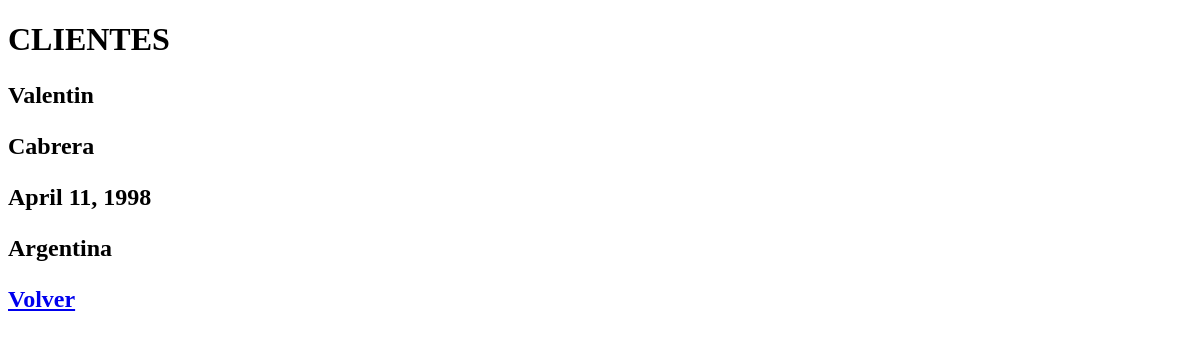
Page /cliente/ on the earlier database version.
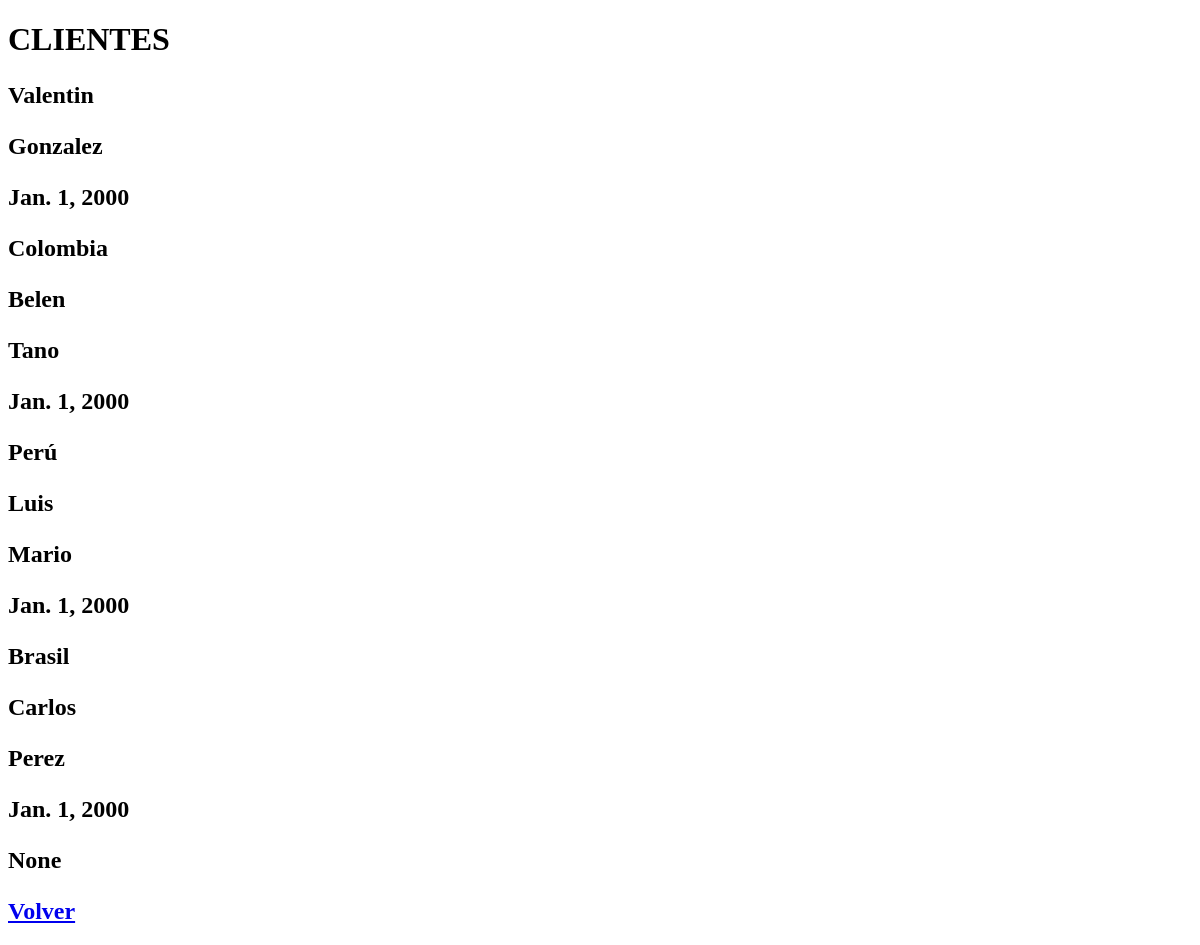
Same page on the later database version.
### apps/cliente/models.py (models this page shows, shortened)
class Cliente(models.Model): #! BASE DE DATOS DESPUES DE MIGRAR CON COMANDOS
    nombre = models.CharField(max_length=50)
    apellido = models.CharField(max_length=50)
    nacimiento = models.DateField()
    pais_origen_id = models.ForeignKey(Pais, on_delete=models.SET_NULL, null=True) #! SET_NULL PARA QUE NO SE BORRE EL REGISTRO DE TODOS SI ELIMINO SOLO UNO

class Pais(models.Model): #! BASE DE DATOS DESPUES DE MIGRAR
    nombre = models.CharField(max_length=50)
    def __str__(self):
        return self.nombre #! PARA QUE ME DIGA EL NOMBRE EN EL PANEL DE ADMIN DE DJANGO

### apps/cliente/views.py (the view)
# urls.py: path("", views.home, name="home"),
def home(request): #! Importada a urls
    clientes_registrados = Cliente.objects.all() #! Object.all LLAMADO A LA BASE DE DATOS
    contexto = {"clientes": clientes_registrados}
    return render(request, "cliente/index.html", contexto)

### apps/cliente/templates/cliente/index.html
{% extends 'Home/base.html' %}
{% block TITULO %}
    CLIENTES
{% endblock TITULO %}
{% block CONTENIDO %}
    {% for cliente in clientes %}
        <p>{{ cliente.nombre }}</p>
        <p>{{ cliente.apellido }}</p>
        <p>{{ cliente.nacimiento }}</p>
        <p>{{ cliente.pais_origen_id }}</p>
     {% endfor %}
     <a href="{% url 'Home:home' %}">Volver</a>
{% endblock CONTENIDO %}

### apps/Home/templates/Home/base.html (shortened to what this page needs)
<!DOCTYPE html>
<html lang="en">
<head>
</head>
<body>
    <h1>
        {% block TITULO %}{% endblock TITULO %}
    </h1>
    <h2>
        {% block CONTENIDO %}
        {% endblock CONTENIDO %}
    </h2>
</body>
</html>

Differences in the rows shown:
changed Cliente "Valentin": apellido "Cabrera" → "Gonzalez"; nacimiento "April 11, 1998" → "Jan. 1, 2000"; pais_origen_id "Argentina" → "Colombia"
added Cliente: nombre "Belen", apellido "Tano", nacimiento "Jan. 1, 2000", pais_origen_id "Perú"
added Cliente: nombre "Luis", apellido "Mario", nacimiento "Jan. 1, 2000", pais_origen_id "Brasil"
added Cliente: nombre "Carlos", apellido "Perez", nacimiento "Jan. 1, 2000", pais_origen_id "None"
